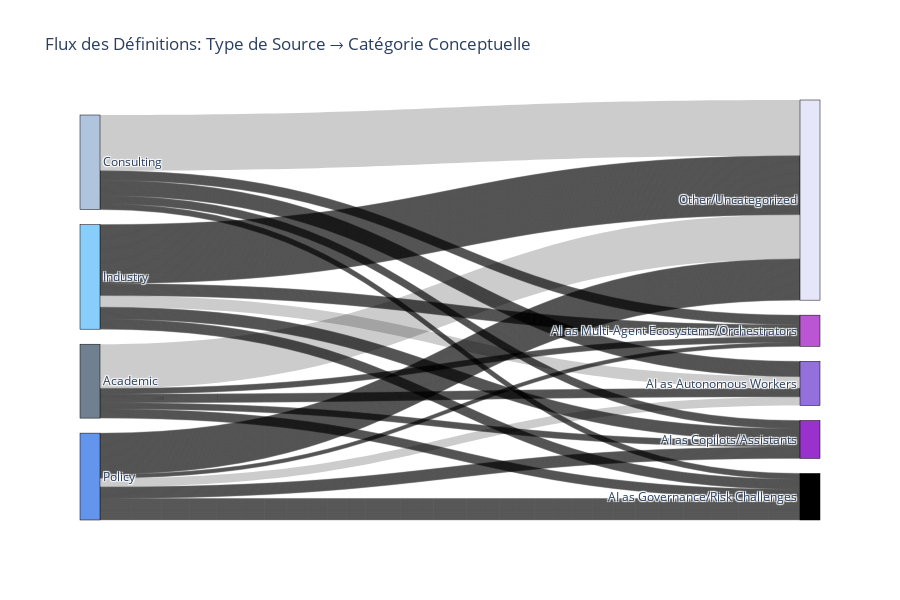

Source (notebook cell):
### Code cell
colors = sns.color_palette('BuPu', len(labels))
# Create Sankey diagram
fig = go.Figure(data=[go.Sankey(
    node=dict(
        pad=15,
        thickness=20,
        line=dict(color="black", width=0.5),
        label=labels,
        color=['slategrey', 'lightsteelblue', 'cornflowerblue', 'lightskyblue', 
               'lavender', 'mediumpurple', 'darkorchid', 'mediumorchid'][:len(labels)]
    ),
    link=dict(
        source=sources,
        target=targets,
        value=values
    )
)])

fig.update_layout(
    title="Flux des Définitions: Type de Source → Catégorie Conceptuelle",
    font=dict(size=12),
    height=600
)

fig.write_html(TAXONOMY_DIR / 'taxonomy_sankey.html')
fig.show()

print(f" Sankey sauvegardé: {TAXONOMY_DIR / 'taxonomy_sankey.html'}")

### Figure 1 — Plotly figure (JSON) as saved in the notebook; plotly's stock layout.template omitted (floating-point values rounded to 4 significant figures; data arrays with more than 128 entries replaced by an {"elided": "..."} marker saying what was removed)
{"data": [{"link": {"source": {"elided": "504 int values"}, "target": {"elided": "504 int values"}, "value": {"elided": "504 int values"}}, "node": {"color": ["slategrey", "lightsteelblue", "cornflowerblue", "lightskyblue", "lavender", "mediumpurple", "darkorchid", "mediumorchid"], "label": ["Academic", "Consulting", "Policy", "Industry", "Other/Uncategorized", "AI as Autonomous Workers", "AI as Copilots/Assistants", "AI as Multi-Agent Ecosystems/Orchestrators", "AI as Governance/Risk Challenges"], "line": {"color": "black", "width": 0.5}, "pad": 15, "thickness": 20}, "type": "sankey"}], "layout": {"font": {"size": 12}, "height": 600, "title": {"text": "Flux des Définitions: Type de Source → Catégorie Conceptuelle"}}}
